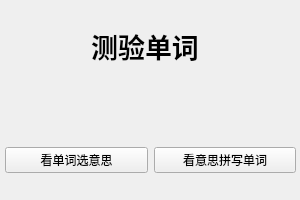
<?xml version="1.0" encoding="UTF-8"?>
<ui version="4.0">
 <class>Form</class>
 <widget class="QWidget" name="Form">
  <property name="geometry">
   <rect>
    <x>0</x>
    <y>0</y>
    <width>300</width>
    <height>200</height>
   </rect>
  </property>
  <property name="windowTitle">
   <string/>
  </property>
  <widget class="QPushButton" name="backbutton">
   <property name="geometry">
    <rect>
     <x>0</x>
     <y>0</y>
     <width>30</width>
     <height>30</height>
    </rect>
   </property>
   <property name="toolTip">
    <string>返回主界面</string>
   </property>
   <property name="text">
    <string/>
   </property>
   <property name="icon">
    <iconset resource="../resource.qrc">
     <normaloff>:/images/images/back.png</normaloff>:/images/images/back.png</iconset>
   </property>
   <property name="flat">
    <bool>true</bool>
   </property>
  </widget>
  <widget class="QLabel" name="label">
   <property name="geometry">
    <rect>
     <x>60</x>
     <y>20</y>
     <width>170</width>
     <height>51</height>
    </rect>
   </property>
   <property name="font">
    <font>
     <pointsize>20</pointsize>
     <weight>75</weight>
     <bold>true</bold>
    </font>
   </property>
   <property name="text">
    <string>测验单词</string>
   </property>
   <property name="alignment">
    <set>Qt::AlignCenter</set>
   </property>
  </widget>
  <widget class="QWidget" name="horizontalLayoutWidget">
   <property name="geometry">
    <rect>
     <x>0</x>
     <y>120</y>
     <width>301</width>
     <height>81</height>
    </rect>
   </property>
   <layout class="QHBoxLayout" name="horizontalLayout">
    <property name="leftMargin">
     <number>5</number>
    </property>
    <property name="topMargin">
     <number>5</number>
    </property>
    <property name="rightMargin">
     <number>5</number>
    </property>
    <property name="bottomMargin">
     <number>5</number>
    </property>
    <item>
     <widget class="QPushButton" name="pushButton_2">
      <property name="text">
       <string>看单词选意思</string>
      </property>
     </widget>
    </item>
    <item>
     <widget class="QPushButton" name="pushButton">
      <property name="text">
       <string>看意思拼写单词</string>
      </property>
     </widget>
    </item>
   </layout>
  </widget>
 </widget>
 <resources>
  <include location="../resource.qrc"/>
 </resources>
 <connections/>
</ui>
